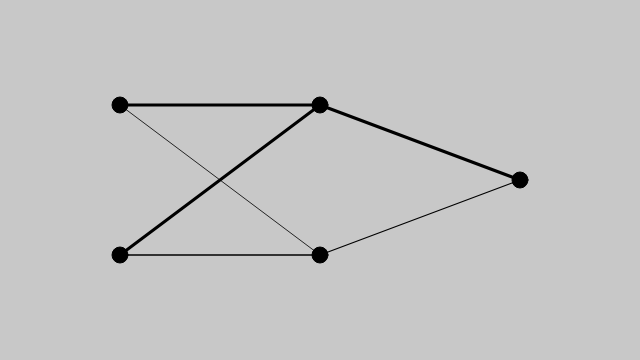
Frame 1 (no input)
Frame 2 (the mouse pressed at the canvas centre, redrawn once): identical to frame 1, image omitted

The p5.js sketch that drew this single still picture (run headless with seeded random() and noise() and a simulated clock; the mouse was pressed at the canvas centre and the sketch redrawn once):

// p5.js sketch
// ── sketch.js
// The Nature of Code
// Daniel Shiffman
// http://natureofcode.com

// A static drawing of a Neural Network

var network;

function setup() {
  createCanvas(640, 360);
  // Create the Network object
  network = new Network();

  // Create a bunch of Neurons

  // Two inputs
  var x0 = new Neuron(-200, -75);
  var x1 = new Neuron(-200, 75);

  // Two hidden
  var h0 = new Neuron(0, -75);
  var h1 = new Neuron(0, 75);

  // One output
  var y = new Neuron(200, 0);

  // Connect them
  network.connect(x0, h0);
  network.connect(x0, h1);
  network.connect(x1, h0);
  network.connect(x1, h1);
  network.connect(h0, y);
  network.connect(h1, y);

  // Add them to the Network
  network.addNeuron(x0);
  network.addNeuron(x1);
  network.addNeuron(h0);
  network.addNeuron(h1);
  network.addNeuron(y);
}

function draw() {
  background(200);
  translate(width / 2, height / 2);
  // Draw the Network
  network.show();
  noLoop();
}

// ── connection.js
// The Nature of Code
// Daniel Shiffman
// http://natureofcode.com

// A static drawing of a Neural Network

function Connection(from, to, w) {
  // Connection has a weight
  this.weight = w;
  // Connection is from Neuron A to B
  this.a = from;
  this.b = to;

  // Drawn as a line
  this.display = function() {
    stroke(0);
    strokeWeight(this.weight * 4);
    line(this.a.position.x, this.a.position.y, this.b.position.x, this.b.position.y);
  }
}

// ── network.js
// The Nature of Code
// Daniel Shiffman
// http://natureofcode.com

// A static drawing of a Neural Network

function Network() {
  // The Network has a list of neurons
  this.neurons = [];

  // We can add a Neuron
  this.addNeuron = function(n) {
    this.neurons.push(n);
  }

  // We can connection two Neurons
  this.connect = function(a, b) {
    var c = new Connection(a, b, random(1));
    a.addConnection(c);
  }

  // We can draw the network
  this.show = function() {
    for (var i = 0; i < this.neurons.length; i++) {
      this.neurons[i].show();
    }
  }
}

// ── neuron.js
// The Nature of Code
// Daniel Shiffman
// http://natureofcode.com

// A static drawing of a Neural Network

function Neuron(x, y) {
  // Neuron has a position
  this.position = createVector(x, y);
  // Neuron has a list of connections
  this.connections = [];

  // Add a Connection
  this.addConnection = function(c) {
    this.connections.push(c);
  }

  // Draw Neuron as a circle
  this.show = function() {
    stroke(0);
    strokeWeight(1);
    fill(0);
    ellipse(this.position.x, this.position.y, 16, 16);

    // Draw all its connections
    for (var i = 0; i < this.connections.length; i++) {
      this.connections[i].display();
    }
  }
}
